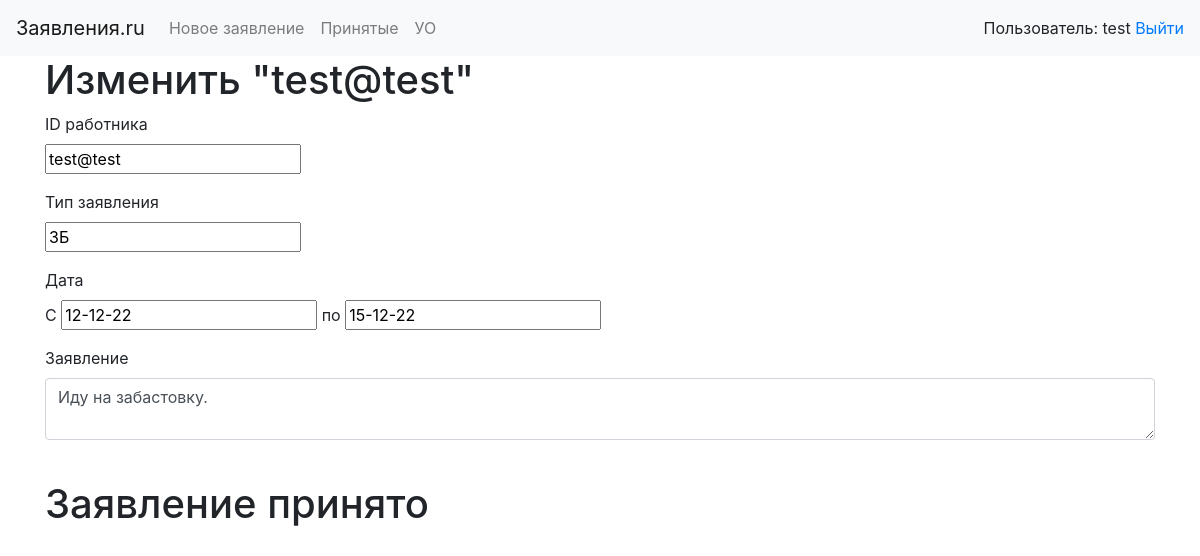
Page /34/edit (signed in) on the committed database.
### web/app.py (models this page shows)
class User(db.Model, UserMixin):
    id = db.Column(db.Integer, primary_key=True)  # primary keys are required by SQLAlchemy
    email = db.Column(db.String(100), nullable=False, unique=True)
    password = db.Column(db.String(100), nullable=False)
    name = db.Column(db.String(1000), nullable=False)

### tables this page shows
CREATE TABLE posts (
    id INTEGER PRIMARY KEY AUTOINCREMENT,
    created TIMESTAMP NOT NULL DEFAULT CURRENT_TIMESTAMP,
    title TEXT NOT NULL,
    content TEXT NOT NULL
, status text 'В ожидании', date_begin text, date_end text, code text);

### web/app.py (the view, shortened to what this page needs)
@app.route('/<int:id>/edit', methods=('GET', 'POST'))
@login_required
def edit(id):
    post = get_post(id)
    return render_template('edit.html', post=post)

### web/app.py (called while the page is built)
@manager.user_loader
def load_user(user_id):
    return User.query.get(int(user_id))

def get_db_connection():
    conn = sqlite3.connect('database.db')
    conn.row_factory = sqlite3.Row
    return conn

def get_post(post_id):
    conn = get_db_connection()
    post = conn.execute('SELECT * FROM posts WHERE id = ?',
                        (post_id,)).fetchone()
    conn.close()
    if post is None:
        abort(404)
    return post

@app.after_request
def redirect_to_signin(response):
    if response.status_code == 401:
        return redirect(url_for('login') + '?next' + request.url)
    return response

### web/templates/edit.html (shortened to what this page needs)
{% extends 'base.html' %}
{% block content %}
    <h1>{% block title %} Изменить "{{ post['title'] }}" {% endblock %}</h1>
    <form method="post">
        <div class="form-group">
            <label for="title">ID работника</label>
            <br><input type="text" name="title" placeholder="Введите ID"
                       value="{{ request.form['title'] or post['title'] }}">
        </div>
        <div class="form-group">
            <label for="content">Тип заявления</label>
            <br><input type="text" name="code" placeholder="Введите тип"
                       value= {{ request.form['code'] or post['code'] }}>
        </div>
        <div class="form-group">
            <label for="content">Дата</label>
            <br>C <input type="text" name="date_begin"
                         placeholder="Введите дату"
                         value="{{ request.form['date_begin'] or post['date_begin'] }}"></input> по
            <form><input type="text"
                         name="date_end"
                         placeholder="Введите дату"
                         value="{{ request.form['date_end'] or post['date_end'] }}"></input>
        </div>
        <div class="form-group">
            <label for="content">Заявление</label>
            <textarea name="content" placeholder="Заявление"
                      class="form-control">{{ request.form['content'] or post['content'] }}</textarea>
        </div>
    </form>
    <br>
    {% if post['status'] == 'Принято' %}
        <form action="{{ url_for('delete', id=post['id']) }}" method="POST">
            <h1> Заявление принято
            </h1>
        </form>
    {% endif %}
{% endblock %}

### web/templates/base.html (shortened to what this page needs)
<!doctype html>
<html lang="en">
<head>
    <link rel="stylesheet" href="https://stackpath.bootstrapcdn.com/bootstrap/4.3.1/css/bootstrap.min.css"
>
</head>
<body>
<nav class="navbar navbar-expand-md navbar-light bg-light">
    {% if current_user.is_authenticated %}
        <a class="navbar-brand" href="{{ url_for('index') }}">Заявления.ru</a>
        <div class="collapse navbar-collapse" id="navbarNav">
            <ul class="navbar-nav">
                {% if current_user.is_authenticated %}
                    <li class="nav-item">
                        <a class="nav-link" href="{{ url_for('create') }}">Новое заявление</a>
                    </li>
                    <li class="nav-item">
                        <a class="nav-link" href="{{ url_for('accepted') }}">Принятые</a>
                    </li>
                {% endif %}
                <li class="nav-item">
                    <a class="nav-link" href="{{ url_for('tags') }}">УО</a>
                </li>
            </ul>
        </div>
    {% endif %}
    {% if current_user.is_authenticated %}
        <div>Пользователь: {{ current_user.name }}
            <a href="{{ url_for('logout') }}">Выйти</a>
        </div>
    {% endif %}
</nav>
<div class="container">
    {% block content %} {% endblock %}
</div>
</body>
</html>

### rows in the picture
User: name "test"
posts: title "test@test", code "ЗБ", date_begin "12-12-22", date_end "15-12-22", content "Иду на забастовку."
